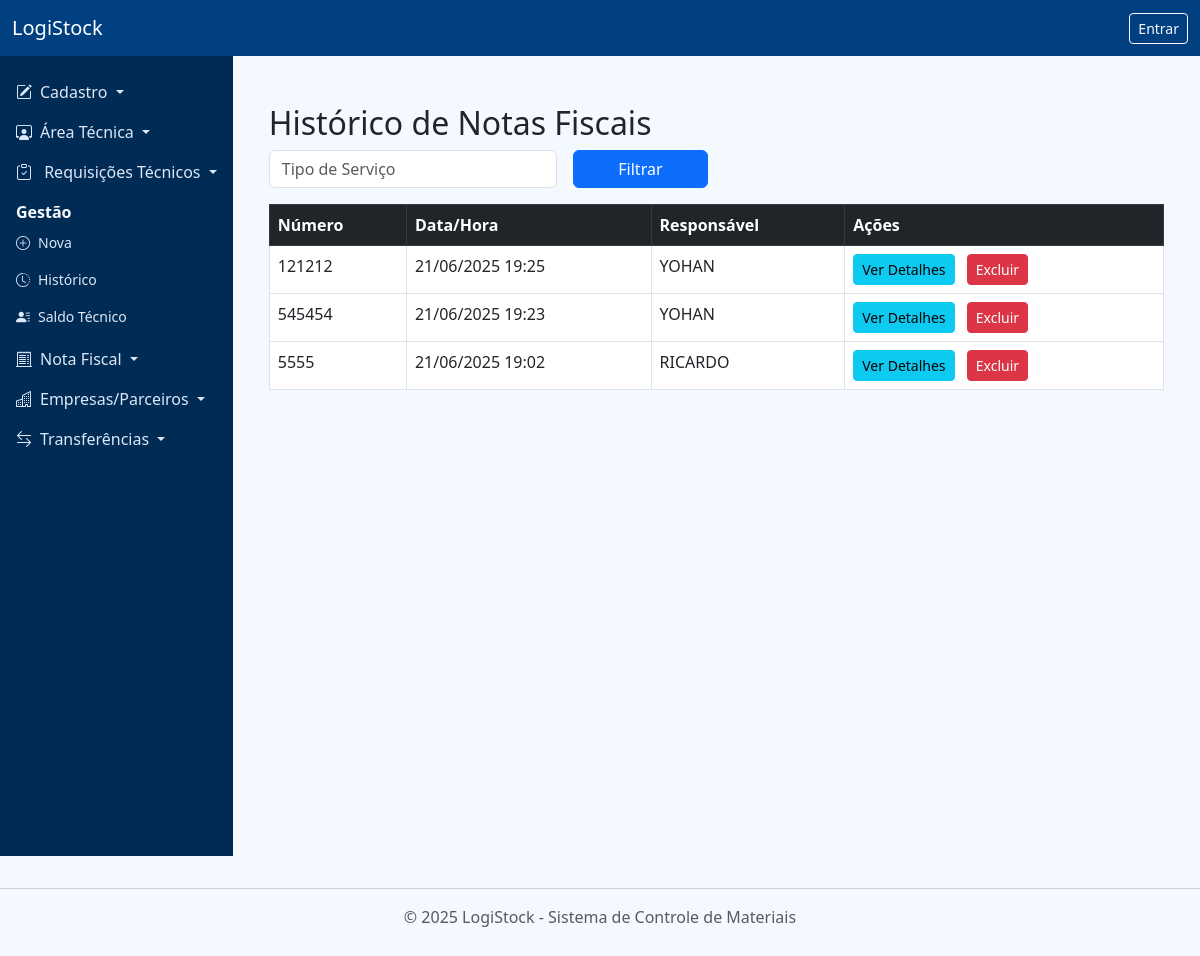
Screenshot of /nota/historico with the database file from the repository.
### app/models.py (models this page shows)
class NotaFiscalEntrada(db.Model):
    __tablename__ = 'notas_fiscais_entrada'
    id = db.Column(db.Integer, primary_key=True)
    numero_nf = db.Column(db.String(50), nullable=False)
    reserva = db.Column(db.String(50))
    tipo_servico = db.Column(db.String(100))
    responsavel = db.Column(db.String(100))
    observacao = db.Column(db.Text)
    data_hora = db.Column(db.DateTime, default=datetime.utcnow)
    itens = db.relationship('NotaFiscalItem', backref='nota_fiscal', cascade='all, delete-orphan')

### app/routes/nota_fiscal.py (the view)
@bp.route('/historico')
def historico():
    tipo_servico = request.args.get('tipo_servico', '').strip()
    query = NotaFiscalEntrada.query
    if tipo_servico:
        query = query.filter(NotaFiscalEntrada.tipo_servico.ilike(f'%{tipo_servico}%'))
    notas = query.order_by(NotaFiscalEntrada.data_hora.desc()).all()
    return render_template('nota_fiscal/historico.html', notas=notas, tipo_servico=tipo_servico)

### app/templates/nota_fiscal/historico.html (shortened to what this page needs)
{% extends 'base.html' %}
{% block content %}
<div class="container mt-4">
  <h2>Histórico de Notas Fiscais</h2>
  <form
    method="GET"
    action="{{ url_for('nota_fiscal.historico') }}"
    class="row g-3 mb-3"
  >
    <div class="col-md-4">
      <input
        type="text"
        class="form-control"
        name="tipo_servico"
        placeholder="Tipo de Serviço"
        value="{{ tipo_servico }}"
      />
    </div>
    <div class="col-md-2">
      <button type="submit" class="btn btn-primary w-100">Filtrar</button>
    </div>
  </form>
  <table class="table table-bordered table-hover mt-3">
    <thead class="table-dark">
      <tr>
        <th>Número</th>
        <th>Data/Hora</th>
        <th>Responsável</th>
        <th>Ações</th>
      </tr>
    </thead>
    <tbody>
      {% for nota in notas %}
      <tr>
        <td>{{ nota.numero_nf }}</td>
        <td>{{ nota.data_hora.strftime('%d/%m/%Y %H:%M') }}</td>
        <td>{{ nota.responsavel }}</td>
        <td>
          <a
            href="{{ url_for('nota_fiscal.detalhes', id=nota.id) }}"
            class="btn btn-sm btn-info me-2"
            >Ver Detalhes</a
          >
          <form
            method="POST"
            action="{{ url_for('nota_fiscal.excluir_nota', id=nota.id) }}"
            style="display: inline"
            onsubmit="return confirm('Tem certeza que deseja excluir esta nota fiscal?');"
          >
            <button type="submit" class="btn btn-sm btn-danger">Excluir</button>
          </form>
        </td>
      </tr>
      {% else %}
      <tr>
        <td colspan="4" class="text-center">Nenhuma nota fiscal encontrada.</td>
      </tr>
      {% endfor %}
    </tbody>
  </table>
</div>
{% endblock %}

### app/static/css/custom.css (style rules this page uses)
body { background-color: #f4f9ff; font-family: 'Segoe UI', sans-serif; }

### app/templates/base.html (style rules this page uses)
body { display: flex; min-height: 100vh; flex-direction: column; margin: 0; }

### rows the page displays
NotaFiscalEntrada: numero_nf "121212", data_hora "21/06/2025 19:25", responsavel "YOHAN"
NotaFiscalEntrada: numero_nf "545454", data_hora "21/06/2025 19:23", responsavel "YOHAN"
NotaFiscalEntrada: numero_nf "5555", data_hora "21/06/2025 19:02", responsavel "RICARDO"
